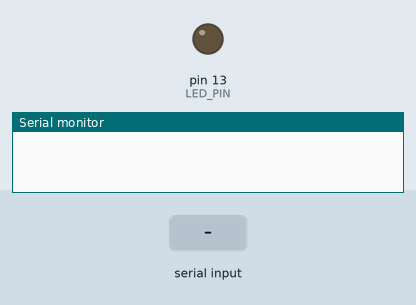
Simulated run of this sketch. Board: Arduino Uno, built with avr-gcc and run on an emulated ATmega328P. Parts: output pins drawn as LEDs (lit = HIGH), the last lines printed to the serial monitor. Dashed ring = blinking. The inputs (shaded band) are chosen by the test bench.

Above: at 1.2 s.
1.3 s: "b" received over Serial
At 1.4 s:
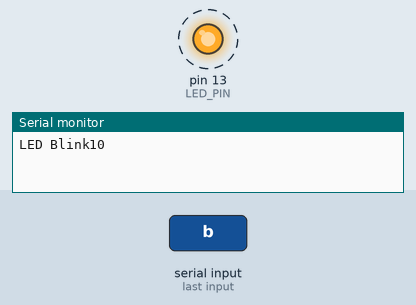
4.3 s: "o" received over Serial
7.3 s: "p" received over Serial
At 7.7 s:
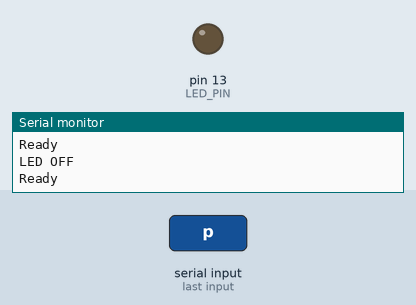
Timing chart, 0 to 10.3 s (numbered marks = the images above; inputs shaded):
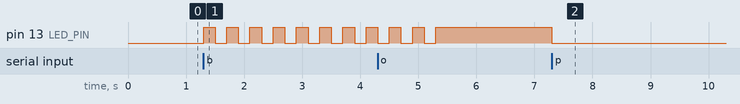

Measured:
- after the input at 1.3 s, pin 13 (LED_PIN): alternates HIGH for 0.20 s and LOW for 0.20 s, starting at once
- after the input at 7.3 s, pin 13 (LED_PIN): HIGH → LOW at once

The sketch:

Serial_port.ino
```cpp
#define LED_PIN  13

void setup() {
  pinMode(LED_PIN, OUTPUT);

  //Arduinoのシリアルポートを9600bpsで初期化
  Serial.begin(9600);
}

void blink10() {
  int i;
  for(i = 0; i < 10; i++){
    digitalWrite(LED_PIN, HIGH);

    delay(200);
    digitalWrite(LED_PIN, LOW);
    delay(200);
  }
}

void loop() {
  int inputchar;

  //シリアルポートから1文字読み込む。読み込むものがなければ-1を返す
  inputchar = Serial.read();

  if(inputchar !=  -1){
    switch (inputchar) {
      case 'o':
        Serial.print("LED ON\n");
        digitalWrite(LED_PIN, HIGH);
        break;
      case 'p':
        Serial.print("LED OFF\n");
        digitalWrite(LED_PIN, LOW);
        break;
      case 'b':
        Serial.print("LED Blink10\n");
        blink10();
    }
    Serial.print("Ready\n");
  }
}
```
